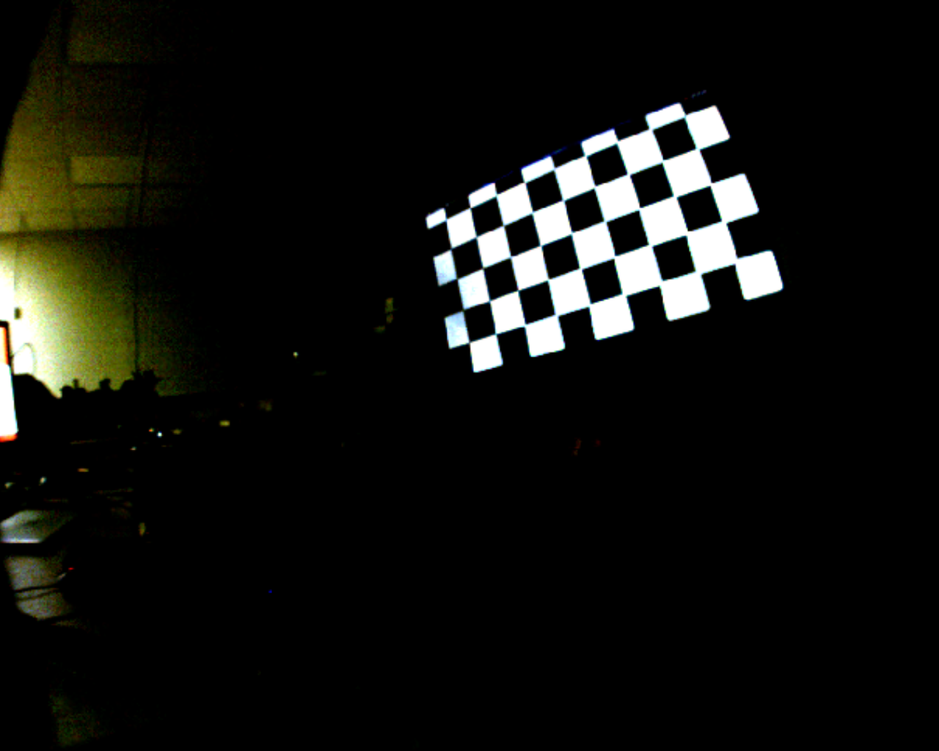
#> input picture calibration/images/10_cR.png, 939 x 751 px, shrunk from 1280 x 1024 before the run; its folder holds only this picture in this run
$ jupyter execute --allow-errors calibration.ipynb
#> lines starting #> are read from the running program, lines starting #| are printed output that depends on the picture; after the words box and inside, x2 and y2 are one past the last pixel; in counts of white or black regions, pixels touching at a corner belong together; long printed decimals are rounded
[cell 1]
import numpy as np
import cv2 as cv
import glob
from matplotlib import pyplot as plt

[cell 2]
# termination criteria
criteria = (cv.TERM_CRITERIA_EPS + cv.TERM_CRITERIA_MAX_ITER, 30, 0.001)
# prepare object points, like (0,0,0), (1,0,0), (2,0,0) ....,(6,5,0)
x = 4
y = 6
objp = np.zeros((x*y,3), np.float32)
objp[:,:2] = np.mgrid[0:x,0:y].T.reshape(-1,2)
# Arrays to store object points and image points from all the images.
objpoints = [] # 3d point in real world space
imgpoints = [] # 2d points in image plane.
images = glob.glob('images/*cR.png')
for fname in images:
    img = cv.imread(fname)
#> img is the input picture: shape (751, 939, 3); mean B, G, R 15.2, 18.7, 18.1
    gray = cv.cvtColor(img, cv.COLOR_BGR2GRAY)
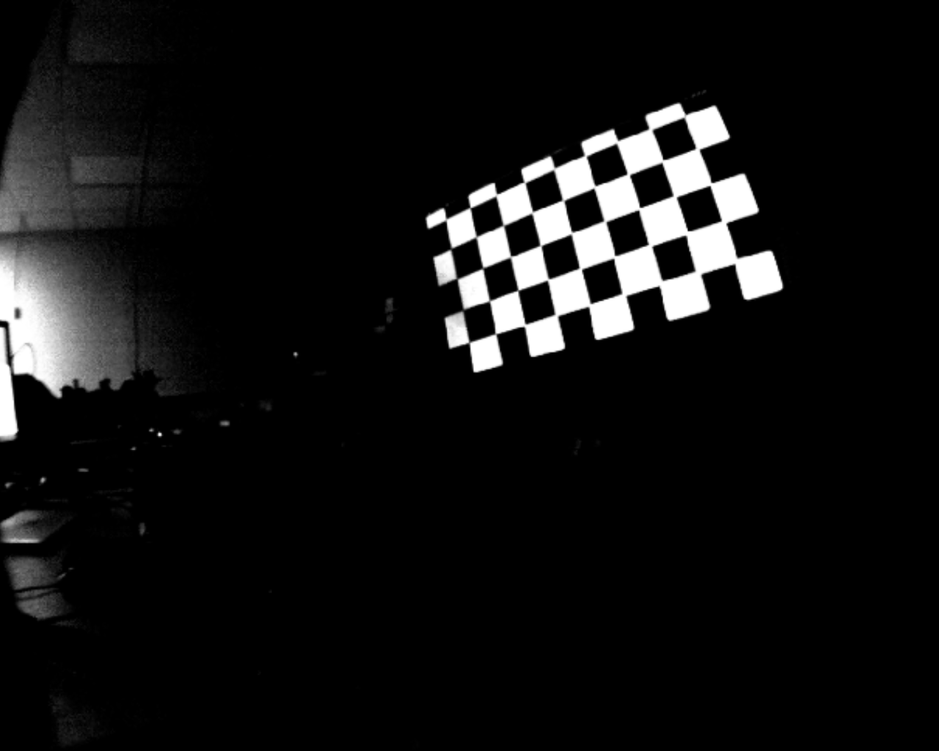
#> gray: shape (751, 939); min 0, max 255, mean 18.1
    ret,thr = cv.threshold(gray,240,255,cv.THRESH_BINARY)
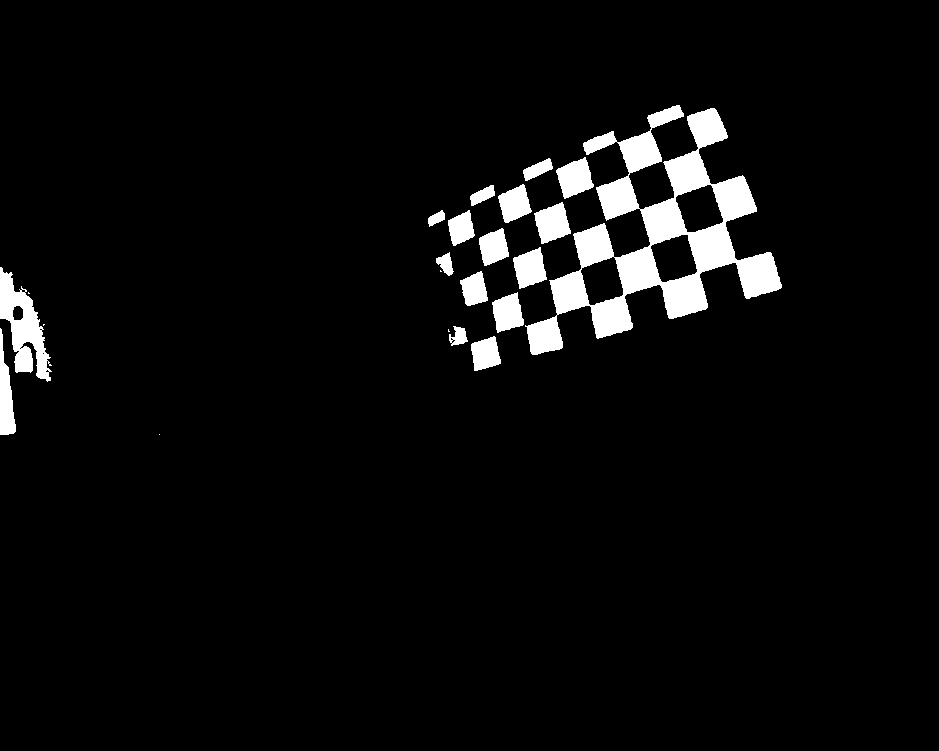
#> thr: shape (751, 939); 4.5% white; 22 white regions (5 under 20 px), largest, box (x1, y1, x2, y2) and area: (525, 105, 782, 355) 19548, (0, 267, 52, 382) 2697, (534, 202, 571, 244) 1011
    # Find the chess board corners
#     plt.imshow(thr)
#     plt.pause(1)
    ret, corners = cv.findChessboardCorners(gray, (x,y), flags=cv.CALIB_USE_INTRINSIC_GUESS)
#> ret = False; corners = None
    print(fname)
    # If found, add object points, image points (after refining them)
    if ret == True:
        print('found')
        objpoints.append(objp)
        corners2 = cv.cornerSubPix(gray,corners, (11,11), (-1,-1), criteria)
        imgpoints.append(corners2)
        # Draw and display the corners
        cv.drawChessboardCorners(img, (x,y), corners2, ret)
        plt.imshow(img)
        plt.pause(1)
cv.destroyAllWindows()

#> (a cell that did not finish here is left out)

#> (a cell that did not finish here is left out)

#> (a cell that did not finish here is left out)

#> (a cell that did not finish here is left out)

[cell 7]
mean_error = 0
for i in range(len(objpoints)):
 imgpoints2, _ = cv.projectPoints(objpoints[i], rvecs[i], tvecs[i], mtx, dist)
 error = cv.norm(imgpoints[i], imgpoints2, cv.NORM_L2)/len(imgpoints2)
 mean_error += error
#> (the rest of this cell did not finish here and is left out)

$ run again, on calibration/images/4_cR.png
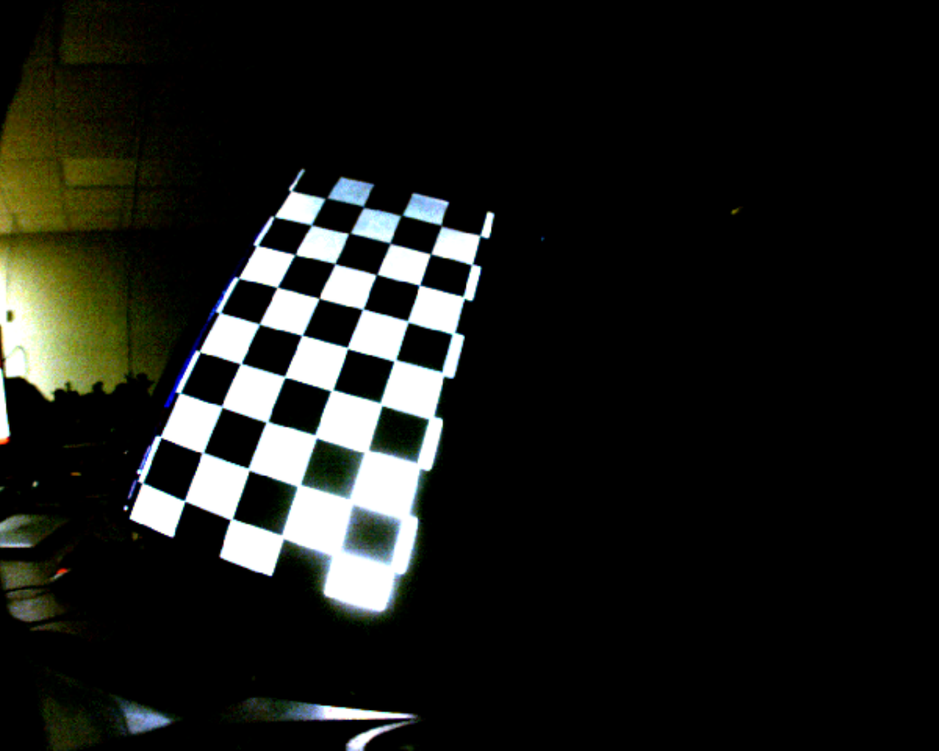
#> input picture calibration/images/4_cR.png, 939 x 751 px, shrunk from 1280 x 1024 before the run
#> img is the input picture: shape (751, 939, 3); mean B, G, R 24.5, 27.9, 26.5
#> `ret,thr = cv.threshold(gray,240,255,cv.THRESH_BINARY)`:
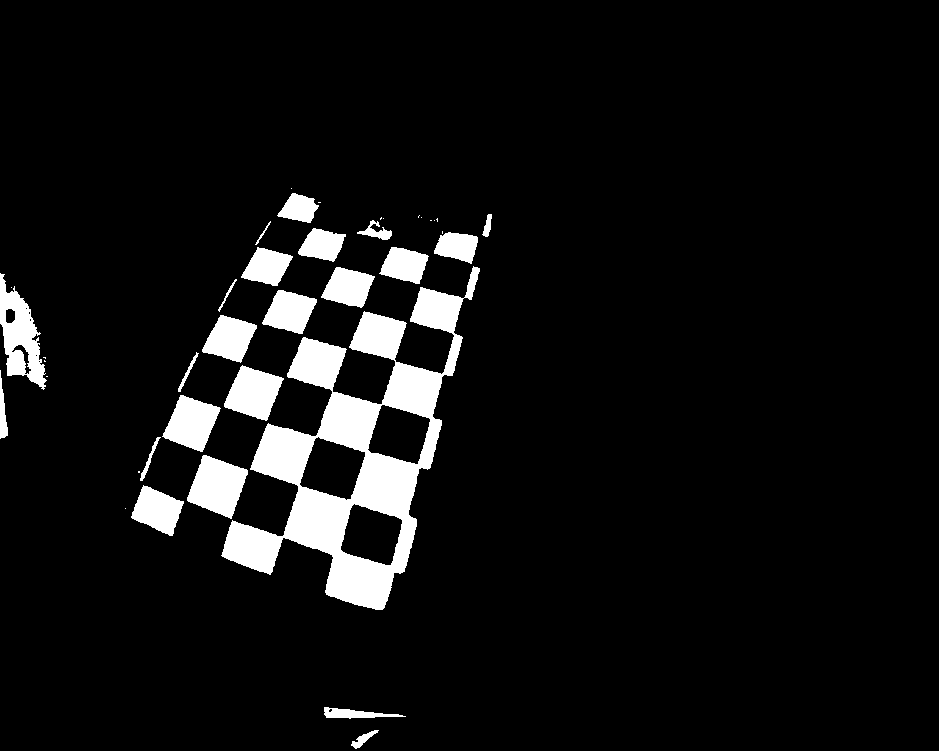
#> thr: shape (751, 939); 7% white; 39 white regions (16 under 20 px), largest, box (x1, y1, x2, y2) and area: (221, 266, 480, 610) 26685, (0, 273, 47, 390) 2662, (187, 455, 248, 519) 2445
#> `ret, corners = cv.findChessboardCorners(gray, (x,y), flags=cv.CALIB_US..`: ret = True; corners = 24 rows, first 8: [295.2, 254.5], [335.1, 263.6], [376.4, 274.7], [419.3, 285.3], [277, 287.4], [319.3, 298.3], [362.9, 309.1], [407.9, 321.9]
#> corners2 = 24 rows, first 8: [294.9, 254.6], [334.9, 263.6], [376.6, 274.6], [419.3, 285.2], [277.1, 287.3], [319.1, 298.2], [362.9, 309], [407.8, 321.4]
#> `cv.drawChessboardCorners(img, (x,y), corners2, ret)`:
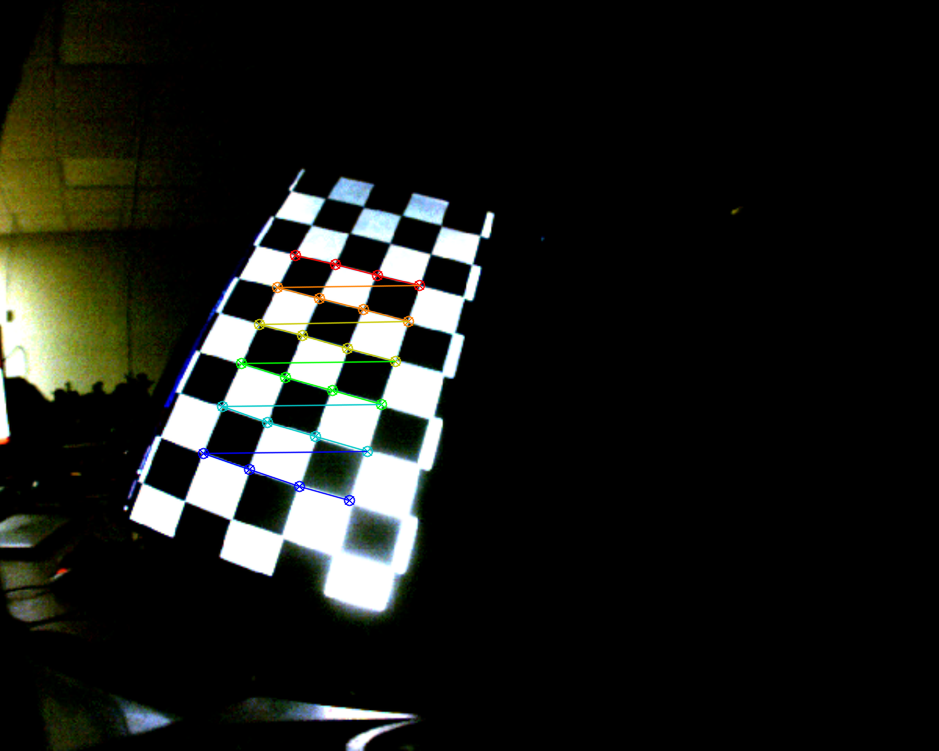
#> img: shape (751, 939, 3); 0.96% of pixels changed, all inside (x1, y1, x2, y2) = (197, 249, 426, 507)
#> `ret, mtx, dist, rvecs, tvecs = cv.calibrateCamera(objpoints, imgpoints..`: ret = 1.22; mtx = [[1408.8, 0, 353.5], [0, 1298.3, 361.3], [0, 0, 1]]; dist = [[-3.34, 197.3, 0.366, 0.0179, -8209]]; rvecs = ([-0.269, 0.0258, 0.318],); tvecs = ([-1.39, -2.76, 29.13],)
#> the loop `for i in range(len(objpoints)):` made 1 pass
#> (error, mean_error) on pass 1: (0.249, 0.249)
#> after the loop `for i in range(len(objpoints)):`: mean_error = 0.249
#| total error: 0.2487

$ run again, on calibration/images/5_cR.png
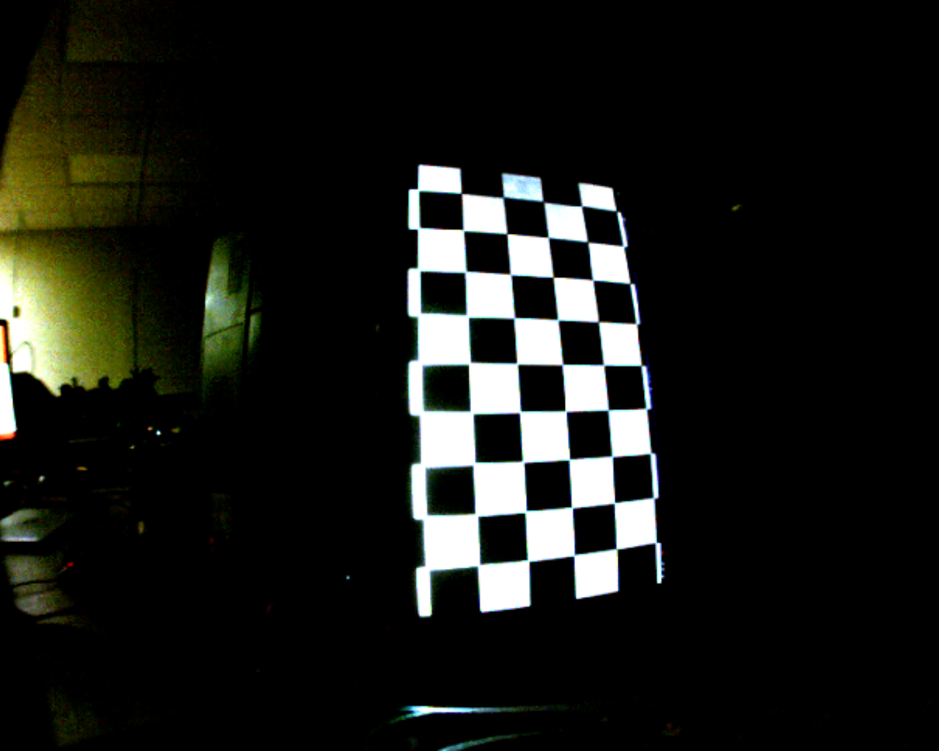
#> input picture calibration/images/5_cR.png, 939 x 751 px, shrunk from 1280 x 1024 before the run
#> img is the input picture: shape (751, 939, 3); mean B, G, R 22.7, 26.8, 25.6
#> `gray = cv.cvtColor(img, cv.COLOR_BGR2GRAY)`:
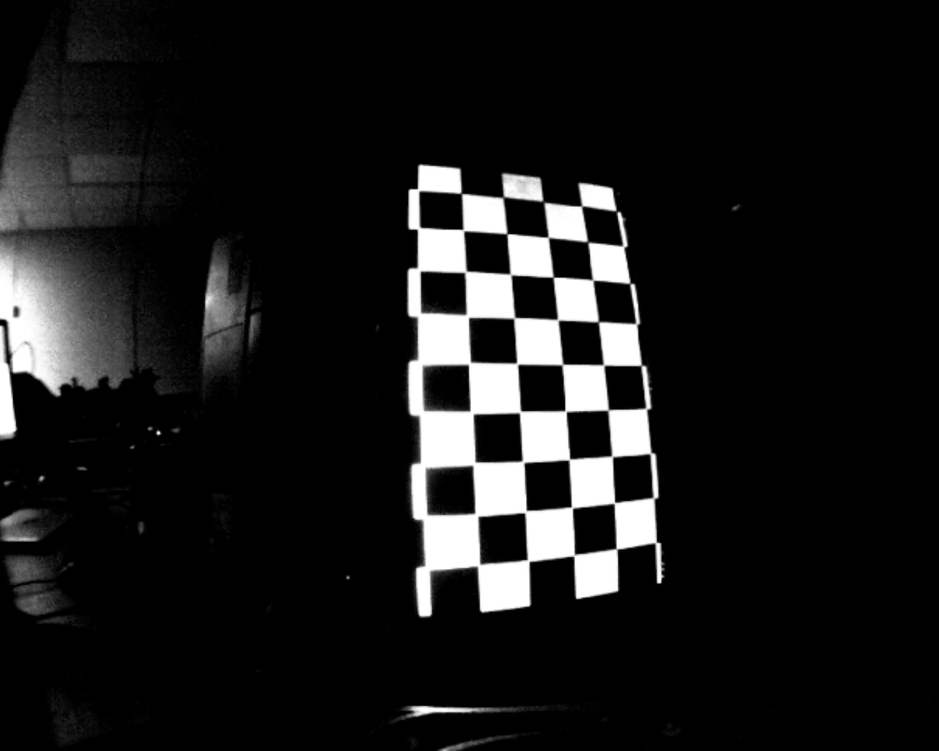
#> gray: shape (751, 939); min 0, max 255, mean 26
#> `ret,thr = cv.threshold(gray,240,255,cv.THRESH_BINARY)`:
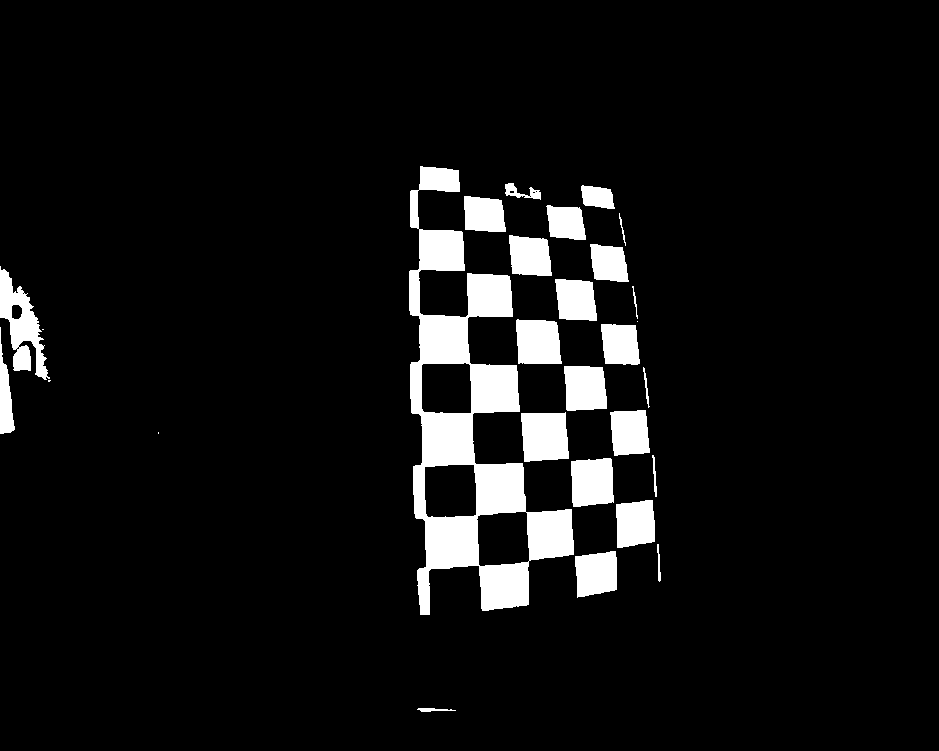
#> thr: shape (751, 939); 7% white; 28 white regions (4 under 20 px), largest, box (x1, y1, x2, y2) and area: (409, 166, 574, 615) 24087, (0, 266, 50, 380) 2424, (521, 412, 569, 462) 2121
#> ret = False; corners = None

$ run again, on calibration/images/6_cR.png
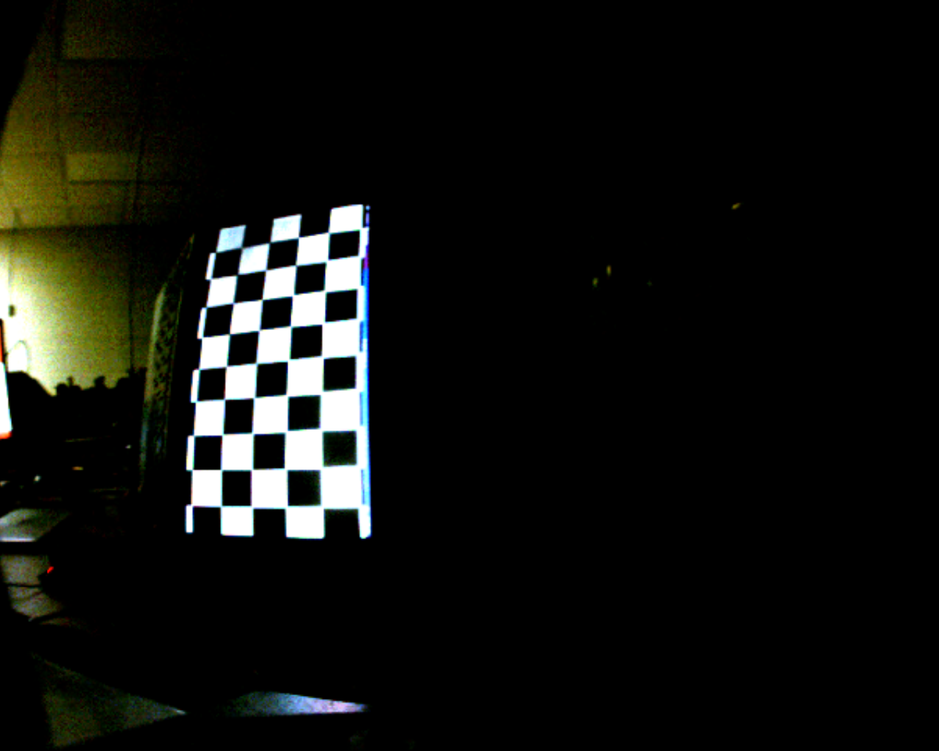
#> input picture calibration/images/6_cR.png, 939 x 751 px, shrunk from 1280 x 1024 before the run
#> img is the input picture: shape (751, 939, 3); mean B, G, R 14.7, 18.2, 17.2
#> `gray = cv.cvtColor(img, cv.COLOR_BGR2GRAY)`:
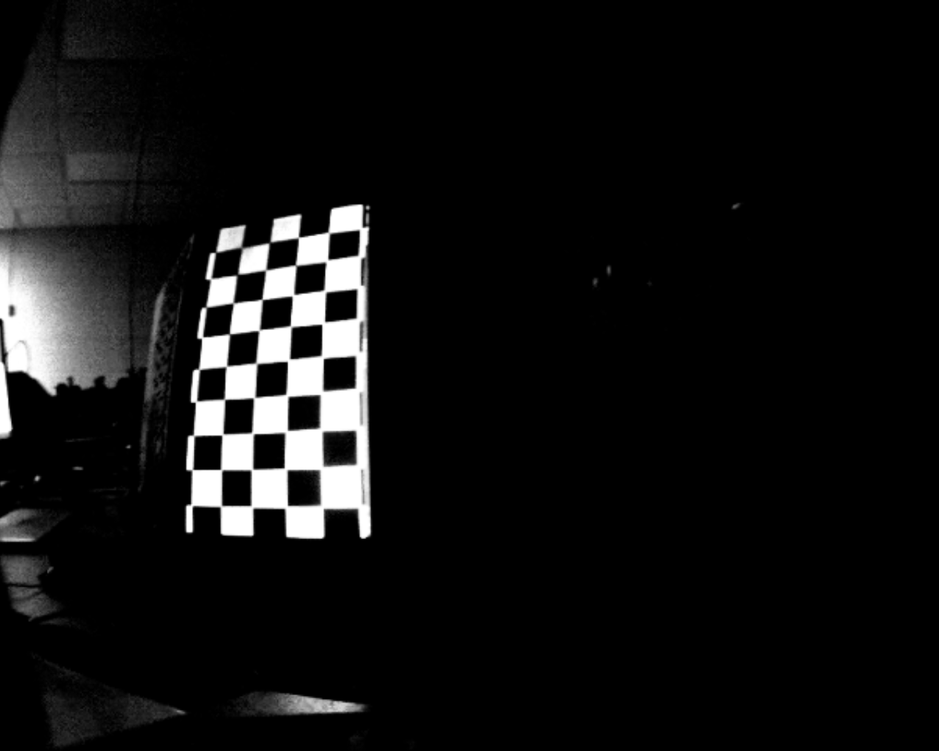
#> gray: shape (751, 939); min 0, max 255, mean 17.5
#> `ret,thr = cv.threshold(gray,240,255,cv.THRESH_BINARY)`:
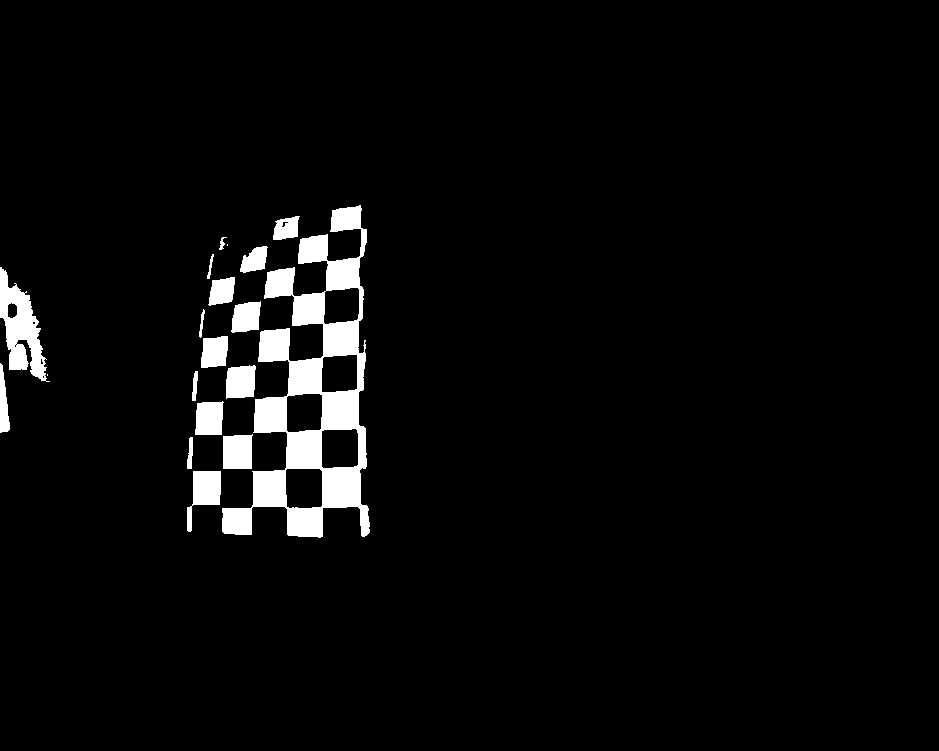
#> thr: shape (751, 939); 3.9% white; 19 white regions (2 under 20 px), largest, box (x1, y1, x2, y2) and area: (222, 205, 370, 538) 17387, (0, 267, 50, 382) 2649, (187, 471, 221, 532) 1069
#> ret = False; corners = None
